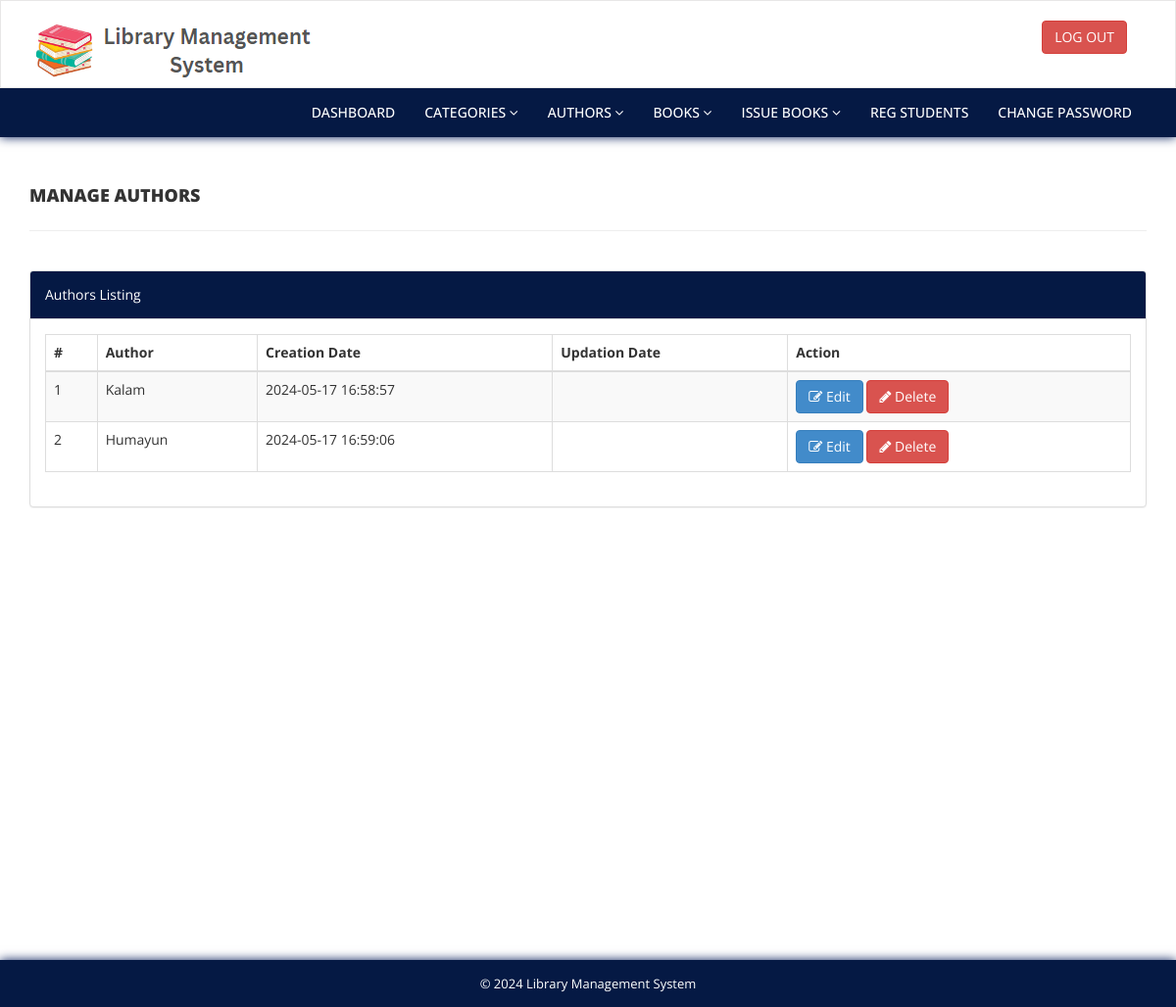
Screenshot of /admin/manage-authors.php (signed in) with the database file from the repository.
### tables this page shows
CREATE TABLE `tblauthors` (
  `id` int(11) NOT NULL,
  `AuthorName` varchar(159) DEFAULT NULL,
  `creationDate` timestamp NULL DEFAULT current_timestamp(),
  `UpdationDate` timestamp NULL DEFAULT NULL ON UPDATE current_timestamp()
);

### admin/manage-authors.php (the view, shortened to what this page needs)
<?php
include('includes/config.php');
if(strlen($_SESSION['alogin'])==0)
    {
header('location:index.php');
}
else{
    ?>
<!DOCTYPE html>
<html xmlns="http://www.w3.org/1999/xhtml">
<head>
    <link href="assets/css/bootstrap.css" rel="stylesheet" />
    <link href="assets/css/font-awesome.css" rel="stylesheet" />
    <link href="assets/js/dataTables/dataTables.bootstrap.css" rel="stylesheet" />
    <link href="assets/css/style.css" rel="stylesheet" />
</head>
<body>
<?php include('includes/header.php');?>
    <div class="content-wrapper">
         <div class="container">
        <div class="row pad-botm">
            <div class="col-md-12">
                <h4 class="header-line">Manage Authors</h4>
    </div>
     <div class="row">
</div>
        </div>
            <div class="row">
                <div class="col-md-12">
                    <div class="panel panel-default">
                        <div class="panel-heading">
                           Authors Listing
                        </div>
                        <div class="panel-body">
                            <div class="table-responsive">
                                <table class="table table-striped table-bordered table-hover" id="dataTables-example">
                                    <thead>
                                        <tr>
                                            <th>#</th>
                                            <th>Author</th>
                                            <th>Creation Date</th>
                                            <th>Updation Date</th>
                                            <th>Action</th>
                                        </tr>
                                    </thead>
                                    <tbody>
<?php $sql = "SELECT * from  tblauthors";
$query = $dbh -> prepare($sql);
$query->execute();
$results=$query->fetchAll(PDO::FETCH_OBJ);
$cnt=1;
if($query->rowCount() > 0)
{
foreach($results as $result)
{               ?>
                                        <tr class="odd gradeX">
                                            <td class="center"><?php echo htmlentities($cnt);?></td>
                                            <td class="center"><?php echo htmlentities($result->AuthorName);?></td>
                                            <td class="center"><?php echo htmlentities($result->creationDate);?></td>
                                            <td class="center"><?php echo htmlentities($result->UpdationDate);?></td>
                                            <td class="center">
                                            <a href="edit-author.php?athrid=<?php echo htmlentities($result->id);?>"><button class="btn btn-primary"><i class="fa fa-edit "></i> Edit</button>
                                          <a href="manage-authors.php?del=<?php echo htmlentities($result->id);?>" onclick="return confirm('Are you sure you want to delete?');"" >  <button class="btn btn-danger"><i class="fa fa-pencil"></i> Delete</button>
                                            </td>
                                        </tr>
 <?php $cnt=$cnt+1;}} ?>
                                    </tbody>
                                </table>
                            </div>
                        </div>
                    </div>
                </div>
            </div>
    </div>
    </div>
  <?php include('includes/footer.php');?>
</body>
</html>
<?php } ?>

### admin/assets/css/style.css (style rules this page uses)
.content-wrapper { margin-top: 40px; height: 100vh; padding-bottom: 90px; }
.header-line { font-weight: 900; padding-bottom: 25px; border-bottom: 1px solid #eeeeee; text-transform: uppercase; }
.pad-botm { padding-bottom: 30px; }
.panel-heading { background-color: #051944 !important; color: white !important; }

### rows the page displays
tblauthors: AuthorName "Kalam", creationDate "2024-05-17 16:58:57"
tblauthors: AuthorName "Humayun", creationDate "2024-05-17 16:59:06"
